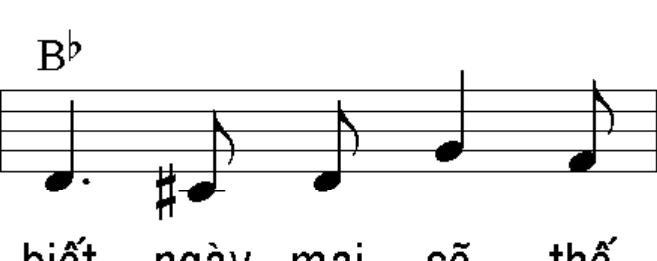
#> input picture tests/fixtures/omr_checks/270_m1.png, 657 x 261 px
$ python pipeline.py -i ../../tests/fixtures/omr_checks/270_m1.png -o out.png   (older library calls are emulated)
#> lines starting #> are read from the running program, lines starting #| are printed output that depends on the picture; after the words box and inside, x2 and y2 are one past the last pixel; in counts of white or black regions, pixels touching at a corner belong together
#!/usr/bin/env python3
"""
workers/preprocessing/pipeline.py
Pipeline tiền xử lý ảnh bản nhạc nâng cao:
  1. Grayscale conversion
  2. Shadow removal (tăng độ đồng đều ánh sáng cho ảnh chụp điện thoại)
  3. Adaptive Binarization (Sauvola — tốt hơn ngưỡng cố định 200 trên ảnh scan không đồng đều)
  4. Deskew tự động bằng Hough Line Transform (chỉnh góc nghiêng ±10°)
  5. CLAHE Contrast Enhancement sau khi deskew
  6. Fast Non-Local Means Denoising
"""

import sys
import os
import argparse
import json
import numpy as np


def analyze_image_quality(gray: np.ndarray) -> dict:
    """Classify a page before filtering so clean scans are not overprocessed."""
    import cv2
    if gray.ndim != 2:
        raise ValueError("quality analysis requires a grayscale image")
    sampled = gray[::max(1, gray.shape[0] // 800), ::max(1, gray.shape[1] // 800)]
    near_binary = float(np.mean((sampled < 24) | (sampled > 231)))
    contrast = float(np.std(sampled))
    blur_score = float(cv2.Laplacian(sampled, cv2.CV_64F).var())
    blocks = cv2.resize(sampled, (8, 8), interpolation=cv2.INTER_AREA)
    illumination_range = float(blocks.max() - blocks.min())
    binary_threshold = float(os.getenv('IMAGE_NEAR_BINARY_THRESHOLD', '0.96'))
    illumination_threshold = float(os.getenv('IMAGE_ILLUMINATION_RANGE_THRESHOLD', '90'))
    blur_threshold = float(os.getenv('IMAGE_BLUR_SCORE_THRESHOLD', '35'))
    if near_binary > binary_threshold:
        profile = "already_binary"
    elif illumination_range > illumination_threshold:
        profile = "uneven_lighting"
    elif blur_score < blur_threshold:
        profile = "low_resolution_or_blurred"
    else:
        profile = "clean_scan"
    return {
        "profile": profile,
        "metrics": {
            "near_binary_ratio": round(near_binary, 4),
            "contrast_std": round(contrast, 2),
            "blur_score": round(blur_score, 2),
            "illumination_range": round(illumination_range, 2),
        },
        "recommended": {
            "shadow_removal": profile == "uneven_lighting",
            "clahe": profile in {"uneven_lighting", "low_resolution_or_blurred"} or contrast < 38,
            "denoise": profile not in {"already_binary", "low_resolution_or_blurred"},
            "preserve_grayscale_for_omr": True,
        },
        "thresholds": {
            "near_binary_ratio": binary_threshold,
            "illumination_range": illumination_threshold,
            "blur_score": blur_threshold,
            "calibration_status": "heuristic_requires_dataset_benchmark",
        },
    }


def _sauvola_binarize(gray: np.ndarray, window_size: int = 25, k: float = 0.15) -> np.ndarray:
    """
    Sauvola Adaptive Thresholding — chuẩn nhất cho bản nhạc scan không đồng đều ánh sáng.
    Dùng giá trị mean và std cục bộ từng vùng nhỏ để tính ngưỡng động.
    """
    try:
        from skimage.filters import threshold_sauvola
        thresh = threshold_sauvola(gray, window_size=window_size, k=k)
        binary = (gray > thresh).astype(np.uint8) * 255
        return binary
    except ImportError:
        # Fallback: Otsu global thresholding
        import cv2
        _, binary = cv2.threshold(gray, 0, 255, cv2.THRESH_BINARY + cv2.THRESH_OTSU)
        return binary


def _remove_shadow(gray: np.ndarray) -> np.ndarray:
    """
    Xóa đổ bóng bằng cách chia ảnh cho nền ước lượng (Morphological Dilation).
    Giúp đồng đều hóa ánh sáng của ảnh chụp điện thoại bị đổ bóng 1 góc.
    """
    import cv2
    # Ước tính nền bằng dilate rất lớn (chỉ còn nền mà không có chi tiết nhỏ)
    dilated = cv2.dilate(gray, np.ones((21, 21), np.uint8))
    blurred = cv2.GaussianBlur(dilated, (21, 21), 0)
    # Chia nguyên ảnh cho nền để chuẩn hóa ánh sáng
    norm = cv2.divide(gray.astype(np.float32), blurred.astype(np.float32))
    norm = np.clip(norm * 255, 0, 255).astype(np.uint8)
    return norm


def _deskew(gray: np.ndarray, max_angle_deg: float = 10.0) -> np.ndarray:
    """
    Chỉnh góc nghiêng tự động bằng Hough Line Transform.
    - Phát hiện các đường thẳng ngang dài trong ảnh (dòng kẻ khuông nhạc).
    - Tính góc trung vị của tất cả đường thẳng được phát hiện.
    - Xoay ảnh để căn chỉnh các đường về nằm ngang.
    Chỉ thực hiện nếu góc lệch nằm trong [-max_angle_deg, +max_angle_deg].
    """
    import cv2
    h, w = gray.shape

    # Phát hiện cạnh
    edges = cv2.Canny(gray, 50, 150, apertureSize=3)

    # Tìm đường thẳng dài (≥ 30% chiều rộng ảnh) — chỉ tìm dòng kẻ khuông nhạc
    min_line_len = int(w * 0.25)
    lines = cv2.HoughLinesP(edges, rho=1, theta=np.pi / 360,
                             threshold=80,
                             minLineLength=min_line_len,
                             maxLineGap=15)

    if lines is None or len(lines) < 3:
        return gray

    # Tính góc của từng đường thẳng (chỉ lấy đường gần nằm ngang: |angle| < 15°)
    angles = []
    # OpenCV builds return either (N, 1, 4) or (N, 4); normalize first.
    for x1, y1, x2, y2 in np.asarray(lines).reshape(-1, 4):
        angle_deg = np.degrees(np.arctan2(y2 - y1, x2 - x1))
        if abs(angle_deg) < 15.0:
            angles.append(angle_deg)

    if not angles:
        return gray

    median_angle = float(np.median(angles))

    # Chỉ deskew nếu góc đáng kể (> 0.5°) và nhỏ hơn max_angle
    if abs(median_angle) < 0.5 or abs(median_angle) > max_angle_deg:
        return gray

    # Xoay ảnh quanh tâm
    cx, cy = w / 2.0, h / 2.0
    M = cv2.getRotationMatrix2D((cx, cy), -median_angle, 1.0)
    # Dùng BORDER_REPLICATE để tránh viền đen sau khi xoay
    rotated = cv2.warpAffine(gray, M, (w, h),
                              flags=cv2.INTER_LINEAR,
                              borderMode=cv2.BORDER_REPLICATE)
    return rotated


def preprocess_image(input_path: str, output_path: str,
                     enable_deskew: bool = True,
                     enable_shadow_removal: bool | None = None,
                     enable_sauvola: bool = False,
                     report_path: str | None = None,
                     debug_dir: str | None = None) -> bool:
    """
    Pipeline tiền xử lý ảnh bản nhạc nâng cao.

    Args:
        input_path: Đường dẫn ảnh đầu vào (PNG, JPG, TIF)
        output_path: Đường dẫn ảnh đầu ra đã xử lý
        enable_deskew: Bật/tắt chỉnh góc nghiêng tự động (khuyến nghị: True)
        enable_shadow_removal: Bật/tắt xóa đổ bóng (khuyến nghị: True với ảnh chụp)
        enable_sauvola: Bật/tắt Sauvola binarization (nếu tắt, giữ grayscale để CLAHE xử lý)
    Returns:
        True nếu thành công, False nếu thất bại
    """
#> called with output_path = 'out.png', enable_deskew = True, enable_sauvola = False
    try:
        import cv2
    except ImportError:
        print("ERROR: OpenCV (cv2) is not installed. Run: pip install opencv-python")
        return False

    if not os.path.exists(input_path):
        print(f"ERROR: Input file does not exist: {input_path}")
        return False

    img = cv2.imread(input_path)
#> img is the input picture: shape (261, 657, 3); min 0, max 255, mean 237.1
    if img is None:
        print(f"ERROR: Cannot decode image: {input_path}")
        return False

    def save_debug(name: str, image: np.ndarray) -> None:
        if debug_dir is None:
            return
        os.makedirs(debug_dir, exist_ok=True)
        path = os.path.join(debug_dir, name)
        if not cv2.imwrite(path, image):
            raise RuntimeError(f"Could not save preprocessing debug image: {path}")

    save_debug("01_original.png", img)

    # ── Bước 1: Grayscale ──
    if len(img.shape) == 3:
        gray = cv2.cvtColor(img, cv2.COLOR_BGR2GRAY)
    else:
        gray = img.copy()
    save_debug("02_gray.png", gray)

    quality = analyze_image_quality(gray)
#> in analyze_image_quality, `near_binary = float(np.mean((sampled < 24) | (sampled > 231)))`: near_binary = 0.938
#> in analyze_image_quality, `contrast = float(np.std(sampled))`: contrast = 58.03
#> in analyze_image_quality, `blur_score = float(cv2.Laplacian(sampled, cv2.CV_64F).var())`: blur_score = 3068.8
#> in analyze_image_quality, `illumination_range = float(blocks.max() - blocks.min())`: illumination_range = 66
#> quality = 4 items
    recommendations = quality["recommended"]
#> recommendations = {'shadow_removal': False, 'clahe': False, 'denoise': True, 'preserve_grayscale_for_omr': True}

    # ── Bước 2: Shadow Removal chỉ cho ảnh có ánh sáng không đều ──
    use_shadow_removal = recommendations["shadow_removal"] if enable_shadow_removal is None else enable_shadow_removal
#> use_shadow_removal = False
    if use_shadow_removal:
        gray = _remove_shadow(gray)

    # ── Bước 3: Deskew ──
    if enable_deskew:
        gray = _deskew(gray, max_angle_deg=10.0)
#> in _deskew, `edges = cv2.Canny(gray, 50, 150, apertureSize=3)`:
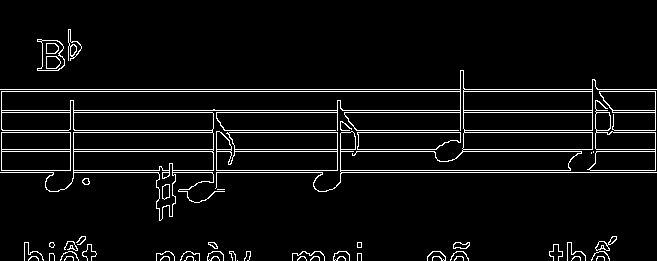
#> edges: shape (261, 657); 5.5% white in thin lines or dots, all inside (x1, y1, x2, y2) = (0, 29, 657, 261)
#> in _deskew, `lines = cv2.HoughLinesP(edges, rho=1, theta=np.pi / 360, threshold=80,..`: lines = [[1, 170, 570, 170], [1, 112, 655, 112], [341, 172, 656, 172], [1, 149, 436, 149], [1, 110, 655, 110], [0, 89, 656, 89], [1, 132, 655, 132], [2, 130, 655, 130], [1, 91, 655, 91], [1, 151, 434, 151]]
#> the loop in _deskew, `for x1, y1, x2, y2 in np.asarray(lines).reshape(-1, 4):` made 10 passes
#> after the loop in _deskew, `for x1, y1, x2, y2 in np.asarray(lines).reshape(-1, 4):`: angles = [0, 0, 0, 0, 0, 0, 0, 0, 0, 0]
#> in _deskew, `median_angle = float(np.median(angles))`: median_angle = 0
    save_debug("03_deskew.png", gray)

    # ── Bước 4: CLAHE Contrast Enhancement ──
    if recommendations["clahe"]:
        clahe = cv2.createCLAHE(clipLimit=2.0, tileGridSize=(8, 8))
        gray = clahe.apply(gray)

    # ── Bước 5: Fast Denoising ──
    if recommendations["denoise"]:
        gray = cv2.fastNlMeansDenoising(gray, h=5, templateWindowSize=7, searchWindowSize=21)

    # ── Bước 6: Adaptive Binarization (tùy chọn) ──
    if enable_sauvola:
        gray = _sauvola_binarize(gray, window_size=25, k=0.15)

    threshold_preview = gray if enable_sauvola else cv2.adaptiveThreshold(
        gray, 255, cv2.ADAPTIVE_THRESH_GAUSSIAN_C, cv2.THRESH_BINARY, 25, 15
    )
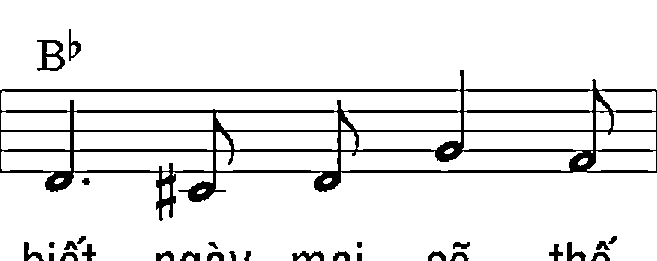
#> threshold_preview: shape (261, 657); 90.9% white; 29 black regions, largest, box (x1, y1, x2, y2) and area: (0, 70, 657, 221) 12788, (37, 40, 65, 71) 392, (292, 251, 324, 261) 182
    save_debug("04_threshold.png", threshold_preview)
    save_debug("05_normalized.png", gray)

    # ── Lưu kết quả ──
    os.makedirs(os.path.dirname(os.path.abspath(output_path)), exist_ok=True)
    cv2.imwrite(output_path, gray)
    if report_path:
        os.makedirs(os.path.dirname(os.path.abspath(report_path)), exist_ok=True)
        with open(report_path, 'w', encoding='utf-8') as report_file:
            json.dump(quality, report_file, ensure_ascii=False, indent=2)
    print(f"SUCCESS: Preprocessed image saved to {output_path}")
    return True


if __name__ == "__main__":
    parser = argparse.ArgumentParser(
        description="Sheet Music Image Preprocessing Pipeline (Advanced: Deskew + Shadow Removal + CLAHE)"
    )
    parser.add_argument("--input", "-i", required=True, help="Path to input image/page")
    parser.add_argument("--output", "-o", required=True, help="Path to output preprocessed image")
    parser.add_argument("--no-deskew", action="store_true", help="Disable auto deskew")
    parser.add_argument("--no-shadow", action="store_true", help="Disable shadow removal")
    parser.add_argument("--sauvola", action="store_true", help="Enable Sauvola binarization")
    parser.add_argument("--report", help="Write image quality/profile report as JSON")
    parser.add_argument("--debug-dir", help="Write numbered stage images for diagnosis")
    args = parser.parse_args()

    success = preprocess_image(
        args.input, args.output,
        enable_deskew=not args.no_deskew,
        enable_shadow_removal=False if args.no_shadow else None,
        enable_sauvola=args.sauvola,
        report_path=args.report,
        debug_dir=args.debug_dir,
    )
    sys.exit(0 if success else 1)
#> (the program exits here)

$ run again, on tests/fixtures/omr_checks/270_m4.png
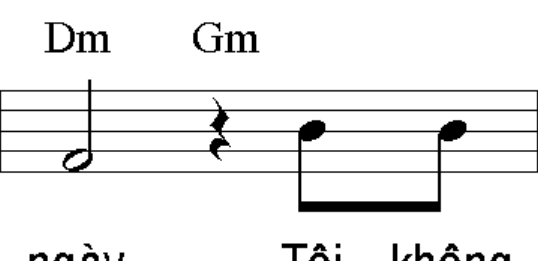
#> input picture tests/fixtures/omr_checks/270_m4.png, 538 x 261 px
#> in preprocess_image, img is the input picture: shape (261, 538, 3); min 0, max 255, mean 236
#> near_binary = 0.935
#> contrast = 59.66
#> blur_score = 3076.3
#> illumination_range = 82
#> quality = 4 items
#> recommendations = {'shadow_removal': False, 'clahe': False, 'denoise': True, 'preserve_grayscale_for_omr': True}
#> use_shadow_removal = False
#> in _deskew, `edges = cv2.Canny(gray, 50, 150, apertureSize=3)`:
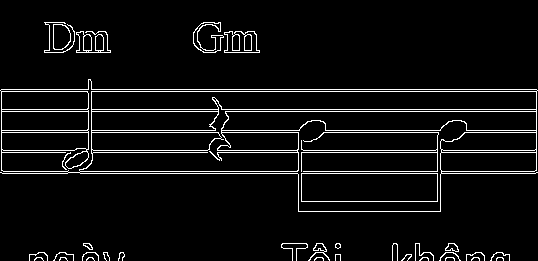
#> edges: shape (261, 538); 5.7% white in thin lines or dots
#> lines = [[1, 91, 536, 91], [1, 89, 536, 89], [1, 152, 536, 152], [1, 109, 536, 109], [1, 150, 536, 150], [1, 111, 536, 111], [3, 171, 534, 171], [2, 173, 535, 173], [1, 132, 298, 132], [1, 130, 299, 130], [298, 211, 440, 211], [298, 201, 440, 201]]
#> the loop in _deskew, `for x1, y1, x2, y2 in np.asarray(lines).reshape(-1, 4):` made 12 passes
#> after the loop in _deskew, `for x1, y1, x2, y2 in np.asarray(lines).reshape(-1, 4):`: angles = [0, 0, 0, 0, 0, 0, 0, 0, 0, 0, 0, 0]
#> median_angle = 0
#> in preprocess_image, `threshold_preview = gray if enable_sauvola else cv2.adaptiveThreshold(..`:
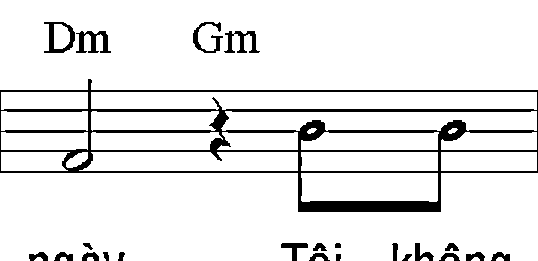
#> threshold_preview: shape (261, 538); 90.8% white; 23 black regions, largest, box (x1, y1, x2, y2) and area: (0, 79, 538, 212) 9933, (76, 31, 111, 53) 391, (44, 22, 75, 53) 379

$ run again, on tests/fixtures/omr_checks/270_m5.png
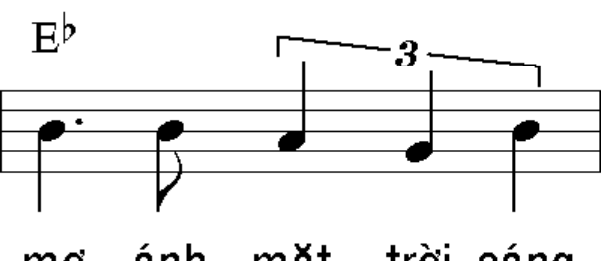
#> input picture tests/fixtures/omr_checks/270_m5.png, 601 x 261 px
#> in preprocess_image, img is the input picture: shape (261, 601, 3); min 0, max 255, mean 236.4
#> near_binary = 0.932
#> contrast = 58.9
#> blur_score = 2985.2
#> illumination_range = 67
#> quality = 4 items
#> recommendations = {'shadow_removal': False, 'clahe': False, 'denoise': True, 'preserve_grayscale_for_omr': True}
#> use_shadow_removal = False
#> in _deskew, `edges = cv2.Canny(gray, 50, 150, apertureSize=3)`:
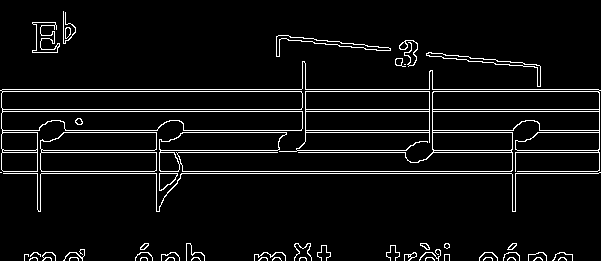
#> edges: shape (261, 601); 5.8% white in thin lines or dots
#> lines = [[3, 171, 597, 171], [2, 89, 598, 89], [2, 109, 599, 109], [2, 91, 598, 91], [183, 130, 513, 130], [3, 173, 598, 173], [2, 150, 277, 150], [2, 111, 599, 111], [305, 132, 512, 132], [2, 152, 277, 152], [278, 35, 536, 64], [276, 37, 540, 67]]
#> the loop in _deskew, `for x1, y1, x2, y2 in np.asarray(lines).reshape(-1, 4):` made 12 passes
#> (x1, y1, x2, y2, angle_deg) on passes 1 to 8: (3, 171, 597, 171, 0), (2, 89, 598, 89, 0), (2, 109, 599, 109, 0), (2, 91, 598, 91, 0), (183, 130, 513, 130, 0), (3, 173, 598, 173, 0), (2, 150, 277, 150, 0), (2, 111, 599, 111, 0)
#> after the loop in _deskew, `for x1, y1, x2, y2 in np.asarray(lines).reshape(-1, 4):`: angles = [0, 0, 0, 0, 0, 0, 0, 0, 0, 0, 6.41, 6.48]
#> median_angle = 0
#> in preprocess_image, `threshold_preview = gray if enable_sauvola else cv2.adaptiveThreshold(..`:
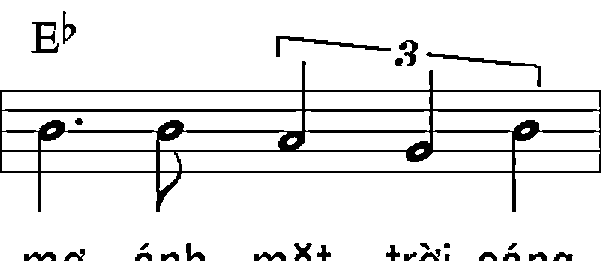
#> threshold_preview: shape (261, 601); 91% white; 28 black regions, largest, box (x1, y1, x2, y2) and area: (0, 61, 601, 212) 10328, (276, 36, 391, 57) 489, (426, 52, 541, 87) 457

$ run again, on tests/fixtures/omr_checks/270_missing_c.png
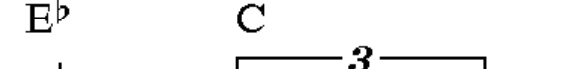
#> input picture tests/fixtures/omr_checks/270_missing_c.png, 561 x 69 px
#> in preprocess_image, img is the input picture: shape (69, 561, 3); min 2, max 255, mean 244.5
#> near_binary = 0.968
#> contrast = 45.68
#> blur_score = 1188.3
#> illumination_range = 86
#> quality = 4 items
#> recommendations = {'shadow_removal': False, 'clahe': False, 'denoise': False, 'preserve_grayscale_for_omr': True}
#> use_shadow_removal = False
#> in _deskew, `edges = cv2.Canny(gray, 50, 150, apertureSize=3)`:
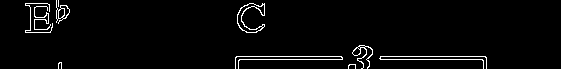
#> edges: shape (69, 561); 2.9% white in thin lines or dots, all inside (x1, y1, x2, y2) = (25, 0, 487, 69)
#> lines = [[235, 59, 486, 59]]
#> in preprocess_image, `threshold_preview = gray if enable_sauvola else cv2.adaptiveThreshold(..`:
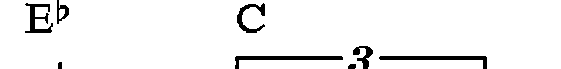
#> threshold_preview: shape (69, 561); 94.9% white; 8 black regions, largest, box (x1, y1, x2, y2) and area: (379, 56, 487, 69) 465, (235, 56, 343, 69) 462, (25, 3, 53, 33) 348
